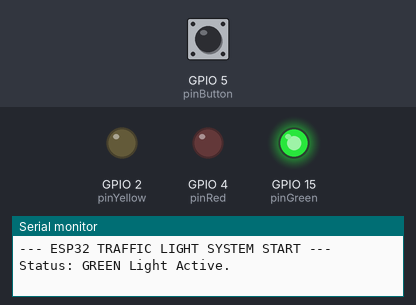
A sketch run on a simulated ESP32. On the bench: output pins drawn as LEDs (lit = HIGH), the last lines printed to the serial monitor. Inputs (shaded band) come from the test bench; at power-on: GPIO 5 (pinButton) HIGH.

Above: at 1.2 s.
1.3 s: GPIO 5 (pinButton) pulled LOW for 0.15 s
At 5.1 s:
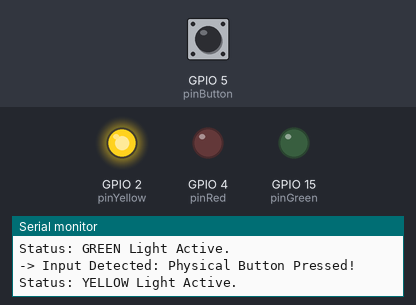
At 6.7 s:
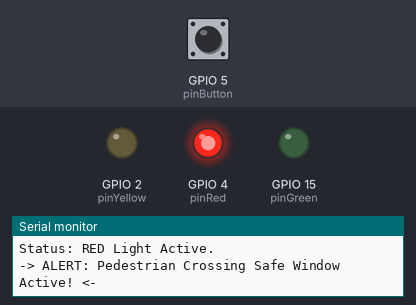
Timing chart, 0 to 12.5 s (numbered marks = the images above; inputs shaded):
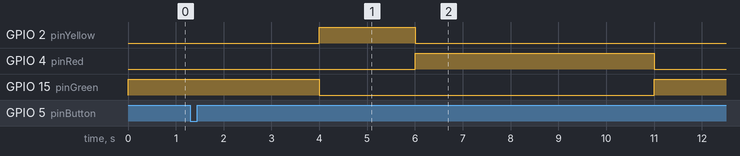

The sketch:

TrafficLight.ino
```cpp
/*
  Chapter 3 - Traffic Light (Part 1: local)
  Traffic light cycle (green 4 s, yellow 2 s, red 3 s). Pressing the
  pedestrian button extends the next red light to 5 s.
  Board:    ESP32 Dev Module
  Hardware: red LED GPIO 4, yellow LED GPIO 2, green LED GPIO 15,
            pedestrian button GPIO 5
*/
const int pinRed = 4;
const int pinYellow = 2;
const int pinGreen = 15;
const int pinButton = 5;

// Variable to store if a pedestrian has requested to cross
bool pedestrianCallActive = false;

void setup() {
  Serial.begin(115200);

  Serial.println("--- ESP32 TRAFFIC LIGHT SYSTEM START ---");

  // Configure LED pins as OUTPUT
  pinMode(pinRed, OUTPUT);
  pinMode(pinYellow, OUTPUT);
  pinMode(pinGreen, OUTPUT);

  // Configure button pin as INPUT with internal pull-up resistor
  pinMode(pinButton, INPUT_PULLUP);
}

void loop() {
  // --- STATE 1: GREEN LIGHT ACTIVE ---
  Serial.println("Status: GREEN Light Active.");
  digitalWrite(pinGreen, HIGH);
  digitalWrite(pinYellow, LOW);
  digitalWrite(pinRed, LOW);

  // Scan the button periodically during the green light duration (4 seconds)
  for (int i = 0; i < 40; i++) {
    checkButton();
    delay(100);
  }

  // --- STATE 2: YELLOW LIGHT ACTIVE ---
  Serial.println("Status: YELLOW Light Active.");
  digitalWrite(pinGreen, LOW);
  digitalWrite(pinYellow, HIGH);
  digitalWrite(pinRed, LOW);

  // Scan the button periodically during the yellow light duration (2 seconds)
  for (int i = 0; i < 20; i++) {
    checkButton();
    delay(100);
  }

  // --- STATE 3: RED LIGHT ACTIVE ---
  Serial.println("Status: RED Light Active.");
  digitalWrite(pinGreen, LOW);
  digitalWrite(pinYellow, LOW);
  digitalWrite(pinRed, HIGH);

  // If a pedestrian called, extend the red light window
  if (pedestrianCallActive) {
    Serial.println("-> ALERT: Pedestrian Crossing Safe Window Active! <-");
    delay(5000); // 5 seconds safe crossing time
    pedestrianCallActive = false; // Reset the request after crossing
    Serial.println("-> Pedestrian crossing completed. Resetting call.");
  } else {
    delay(3000); // Standard red light duration
  }
}

// Checks the physical pedestrian button
void checkButton() {
  if (digitalRead(pinButton) == LOW && !pedestrianCallActive) {
    pedestrianCallActive = true;
    Serial.println("-> Input Detected: Physical Button Pressed!");
  }
}
```

Measured:
- after the input at 1.3 s, GPIO 2 (pinYellow): goes on until 6.0 s, then stays LOW
